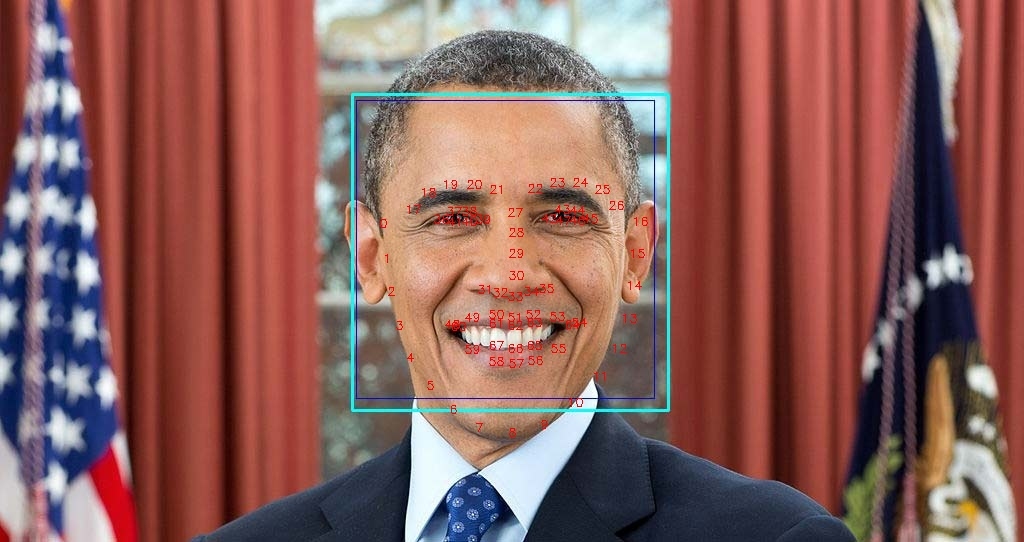
#> input picture image_with_landmarks.jpg, 1024 x 542 px, given in place of the camera
$ jupyter execute --allow-errors 'Lecture 8.3 - Mini Project # 10 Face Recognition – Unlock Your Computer With Your Face!.ipynb'   (Python 2 division)   (text cells are left out)
#> lines starting #> are read from the running program, lines starting #| are printed output that depends on the picture; after the words box and inside, x2 and y2 are one past the last pixel; in counts of white or black regions, pixels touching at a corner belong together
[cell 1]
import cv2
import numpy as np

# Load HAAR face classifier
face_classifier = cv2.CascadeClassifier('Haarcascades/haarcascade_frontalface_default.xml')


# Load functions
# Function detects faces and returns the cropped face
# If no face detected, it returns the input image
def face_extractor(img):

    gray = cv2.cvtColor(img, cv2.COLOR_BGR2GRAY)
    faces = face_classifier.detectMultiScale(gray, 1.3, 5)

    if faces is ():
        return None

    # Crop all faces found
    for (x,y,w,h) in faces:
        cropped_face = img[y:y+h, x:x+w]

    return cropped_face

# Intialize webcam
cap = cv2.VideoCapture(0)
count = 0

# Collect 100 samples of your face from webcam input
while True:

    ret, frame = cap.read()
#> frame is the input picture: shape (542, 1024, 3); mean B, G, R 91.5, 95.4, 138.5
    if face_extractor(frame) is not None:
#> in face_extractor, `gray = cv2.cvtColor(img, cv2.COLOR_BGR2GRAY)`:
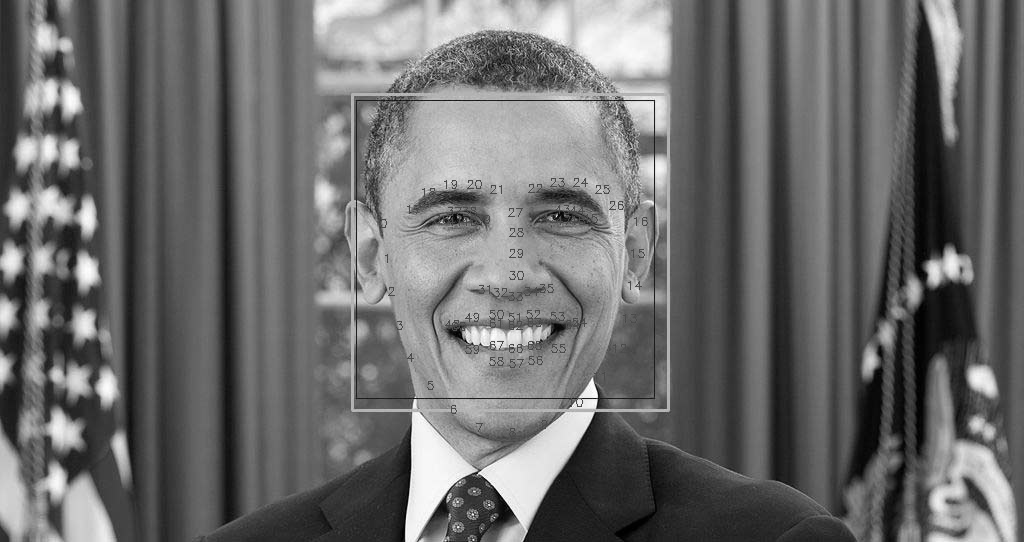
#> gray: shape (542, 1024); min 0, max 255, mean 107.9
#> in face_extractor, `faces = face_classifier.detectMultiScale(gray, 1.3, 5)`: faces = [[363, 104, 283, 283]]
#> the loop in face_extractor, `for (x,y,w,h) in faces:` made 1 pass
#> pass 1, in face_extractor, `cropped_face = img[y:y+h, x:x+w]`:
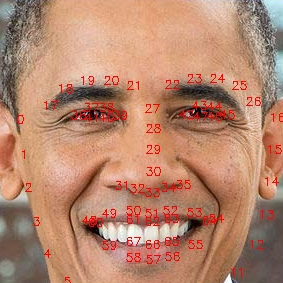
#> cropped_face: shape (283, 283, 3); mean B, G, R 110.9, 134.8, 183.5
        count += 1
#> count = 1
        face = cv2.resize(face_extractor(frame), (200,200))
#> the loop in face_extractor (call 2), `for (x,y,w,h) in faces:` made 1 pass
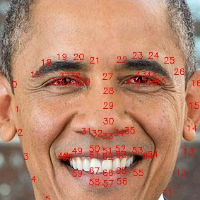
#> face: shape (200, 200, 3); mean B, G, R 110.7, 134.6, 183.4
        face = cv2.cvtColor(face, cv2.COLOR_BGR2GRAY)
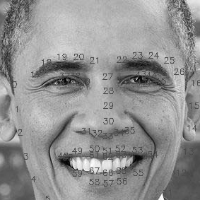
#> face: shape (200, 200); min 3, max 253, mean 146.5

        # Save file in specified directory with unique name
        file_name_path = './faces/user/' + str(count) + '.jpg'
#> file_name_path = './faces/user/1.jpg'
        cv2.imwrite(file_name_path, face)

        # Put count on images and display live count
        cv2.putText(face, str(count), (50,50), cv2.FONT_HERSHEY_COMPLEX, 1, (0, 255, 0), 2)
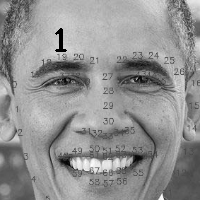
#> face: shape (200, 200); 0.31% of pixels changed, all inside (x1, y1, x2, y2) = (55, 28, 67, 52)
        cv2.imshow('Face Cropper', face)

    else:
        print "Face not found"
        pass

    if cv2.waitKey(1) == 13 or count == 100:
#> (key Esc is pressed here)
        break

cap.release()
#> (the rest of this cell did not finish here and is left out)

[cell 2]
import cv2
import numpy as np
from os import listdir
from os.path import isfile, join

# Get the training data we previously made
data_path = './faces/user/'
onlyfiles = [f for f in listdir(data_path) if isfile(join(data_path, f))]

# Create arrays for training data and labels
Training_Data, Labels = [], []

# Open training images in our datapath
# Create a numpy array for training data
for i, files in enumerate(onlyfiles):
    image_path = data_path + onlyfiles[i]
    images = cv2.imread(image_path, cv2.IMREAD_GRAYSCALE)
#> images: shape (200, 200); min 0, max 255, mean 146.5
    Training_Data.append(np.asarray(images, dtype=np.uint8))
    Labels.append(i)

# Create a numpy array for training data and labels
Labels = np.asarray(Labels, dtype=np.int32)

# Initialize facial recognizer
#> (the rest of this cell did not finish here and is left out)

[cell 3]
import cv2
import numpy as np


face_classifier = cv2.CascadeClassifier('Haarcascades/haarcascade_frontalface_default.xml')

def face_detector(img, size=0.5):

    # Convert image to grayscale
#> called with size = 0.5
    gray = cv2.cvtColor(img,cv2.COLOR_BGR2GRAY)
    faces = face_classifier.detectMultiScale(gray, 1.3, 5)
#> faces = [[363, 104, 283, 283]]
    if faces is ():
        return img, []

    for (x,y,w,h) in faces:
        cv2.rectangle(img,(x,y),(x+w,y+h),(0,255,255),2)
        roi = img[y:y+h, x:x+w]
        roi = cv2.resize(roi, (200, 200))
#> this loop made 1 pass
#> pass 1, in face_detector, `roi = img[y:y+h, x:x+w]`:
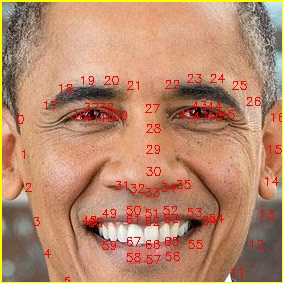
#> roi: shape (283, 283, 3); mean B, G, R 108.3, 137.3, 185.4
#> pass 1, in face_detector, `roi = cv2.resize(roi, (200, 200))`:
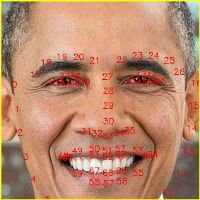
#> roi: shape (200, 200, 3); mean B, G, R 108.1, 137.2, 185.3
#> after the loop:
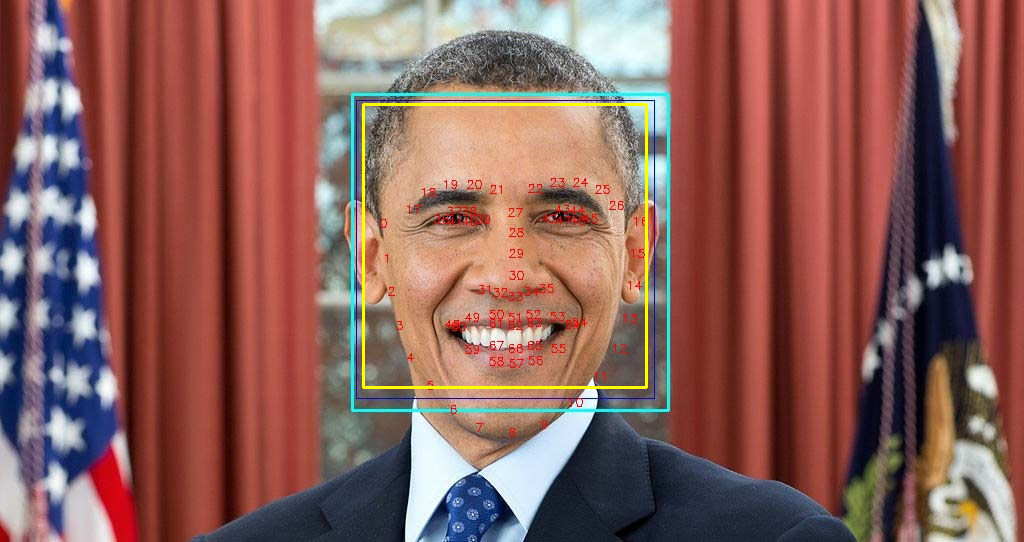
#> img: shape (542, 1024, 3); 0.61% of pixels changed, all inside (x1, y1, x2, y2) = (362, 103, 648, 389)
    return img, roi


# Open Webcam
cap = cv2.VideoCapture(0)

while True:

    ret, frame = cap.read()

    image, face = face_detector(frame)

    try:
        face = cv2.cvtColor(face, cv2.COLOR_BGR2GRAY)

        # Pass face to prediction model
        # "results" comprises of a tuple containing the label and the confidence value
        results = model.predict(face)

        if results[1] < 500:
            confidence = int( 100 * (1 - (results[1])/300) )
            display_string = str(confidence) + '% Confident it is User'

        cv2.putText(image, display_string, (100, 120), cv2.FONT_HERSHEY_COMPLEX, 1, (255,120,150), 2)

        if confidence > 75:
            cv2.putText(image, "Unlocked", (250, 450), cv2.FONT_HERSHEY_COMPLEX, 1, (0,255,0), 2)
            cv2.imshow('Face Recognition', image )
        else:
            cv2.putText(image, "Locked", (250, 450), cv2.FONT_HERSHEY_COMPLEX, 1, (0,0,255), 2)
            cv2.imshow('Face Recognition', image )

    except:
        cv2.putText(image, "No Face Found", (220, 120) , cv2.FONT_HERSHEY_COMPLEX, 1, (0,0,255), 2)
        cv2.putText(image, "Locked", (250, 450), cv2.FONT_HERSHEY_COMPLEX, 1, (0,0,255), 2)
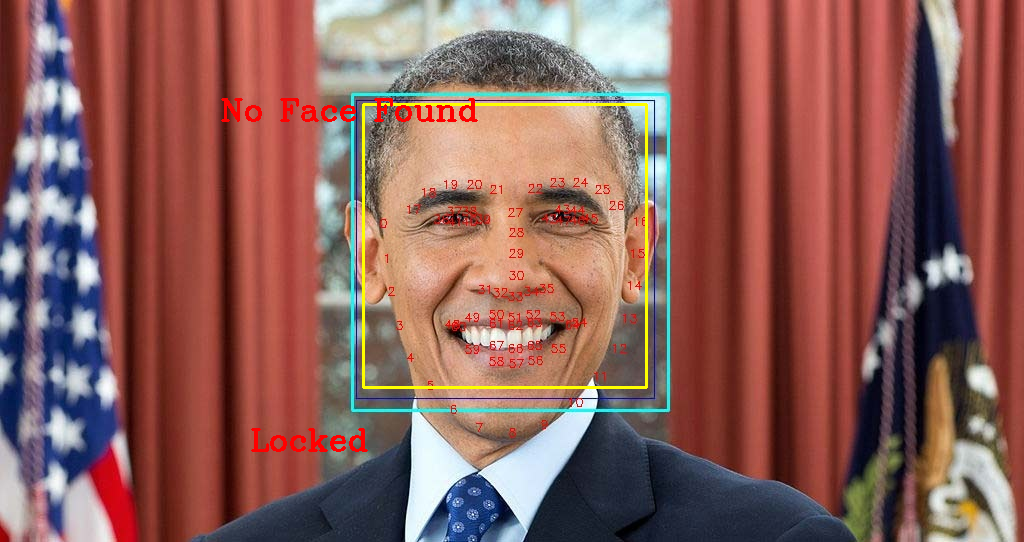
#> image: shape (542, 1024, 3); mean B, G, R 90.3, 95.5, 139.6
        cv2.imshow('Face Recognition', image )
        pass

    if cv2.waitKey(1) == 13: #13 is the Enter Key
#> (key Esc is pressed here)
        break

cap.release()
cv2.destroyAllWindows()
